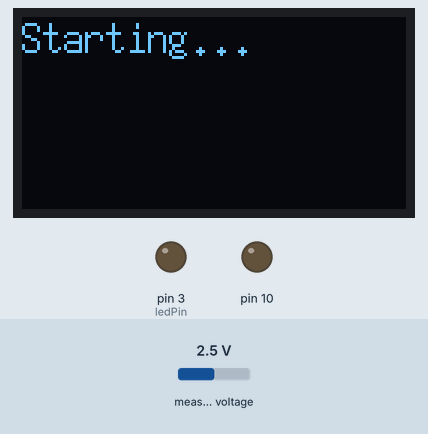
Bench run of a sketch on a simulated Arduino Uno, built with avr-gcc and run on an emulated ATmega328P. Shown: 128×64 one-colour display, output pins drawn as LEDs (lit = HIGH). The inputs (shaded band) are chosen by the test bench; at power-on: measured voltage 2.5 V. Storage starts empty.

Above: at 1.2 s.
At 19.3 s:
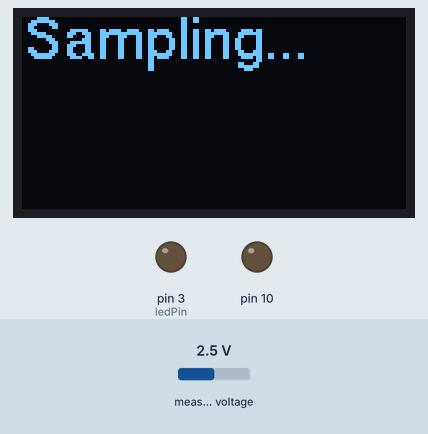
At 38.4 s:
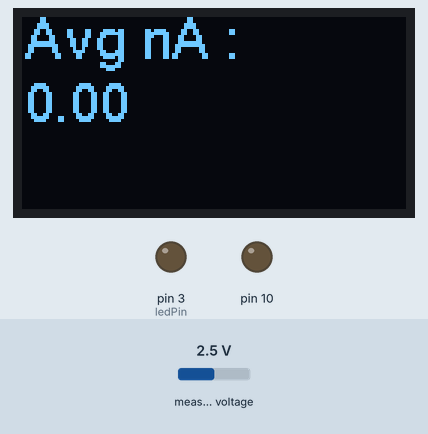
Timing chart, 0 to 39.9 s (numbered marks = the images above):
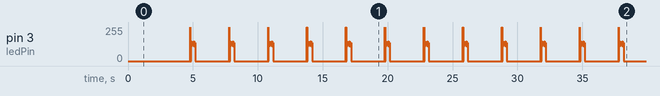

Measured:
- what the display in image 0 shows lasts 4.2 s, from 0.1 s to 4.3 s

The sketch:

main.ino
```cpp
#include <Wire.h>
#include <Adafruit_ADS1X15.h>
#include "U8glib.h"
#include "SPI.h"
#include "SD.h"

// === Display Setup ===
U8GLIB_SSD1306_128X64 u8g(U8G_I2C_OPT_NONE);

// === ADC ===
Adafruit_ADS1115 ads;

// === Sampling & LED ===
const int ledPin = 3;
volatile bool sampleNow = false;
volatile bool inSamplingWindow = false;

bool ledState = false;
unsigned long lastWindowStart = 0;
unsigned long interruptCount = 0;

// === Signal Processing ===
float lowSample = 0;
bool lowSampleReady = false;
const int MA_WINDOW = 8;
float maBuffer[MA_WINDOW];
int maIndex = 0;
int maCount = 0;
float filteredSum = 0;
int filteredCount = 0;
const int maxFiltered = 200;

// === SD Card Shield ===
File currents;
const int chipSelect = 4;

void setup() {
  pinMode(ledPin, OUTPUT);
  digitalWrite(ledPin, LOW);

   Serial.begin(115200); // Optional debug

// === Display Init ===
  u8g.firstPage();
  do {
    u8g.setColorIndex(1); // 1 for white text on black background
    u8g.setFont(u8g_font_7x14); // simple font
    u8g.drawStr(0,12,"Starting...");
  } while (u8g.nextPage());
  delay(1000);

  // === ADC Init ===
  ads.begin();
  ads.setGain(GAIN_ONE);
  ads.setDataRate(128);

  // === Timer2 for ~128Hz ===
  cli();
  TCCR2A = (1 << WGM21);
  TCCR2B = (1 << CS22); // 64 prescaler
  OCR2A = 249;          // ~128Hz
  TIMSK2 |= (1 << OCIE2A);
  sei();

  // === SD Card Shield Init ===
  pinMode(SS, OUTPUT);
  if (!SD.begin(SPI_HALF_SPEED, chipSelect)) {
    u8g.firstPage();
    do {
      u8g.setFont(u8g_font_7x14);
      u8g.setPrintPos(1, 12);
      u8g.print("SD initialization");
      u8g.setPrintPos(1, 24);
      u8g.print("failed");
    } while (u8g.nextPage());
    delay(10000);}

  currents = SD.open("currents.txt", FILE_WRITE);
  if (currents) {
    currents.println("Time (ms) Current (nA)");
    currents.close();
  } else {
    u8g.firstPage();
    do {
      u8g.setFont(u8g_font_7x14);
      u8g.setPrintPos(1, 12);
      u8g.print("error opening");
      u8g.setPrintPos(1, 24);
      u8g.print("currents.txt");
    } while (u8g.nextPage());
    delay(10000);}

  lastWindowStart = millis();
}

void loop() {
  unsigned long now = millis();

  // === Start Sampling Window ===
  if (!inSamplingWindow && (now - lastWindowStart >= 3000)) {
    inSamplingWindow = true;
    lastWindowStart = now;
    filteredSum = 0;
    filteredCount = 0;
    maIndex = 0;
    maCount = 0;
    lowSampleReady = false;
    u8g.firstPage();
    do {
    u8g.setPrintPos(1, 14);
    u8g.setFont(u8g_font_helvR14);
    u8g.print("Sampling...");
    } while (u8g.nextPage());
    delay(500);
  }

  // === End Sampling Window ===
  if (inSamplingWindow && (now - lastWindowStart >= 1000)) {
    inSamplingWindow = false;
    PORTD &= ~(1 << PORTD3);  // LED OFF
    ledState = false;

    if (filteredCount > 0) {
      //float avg = filteredSum / filteredCount; // voltage value
      float avg = (filteredSum / filteredCount)*10000;
      u8g.firstPage();
      do {
      u8g.setPrintPos(1, 14);
      u8g.setFont(u8g_font_helvR14);
      //u8g.println("Avg V : "); //print voltage value
      u8g.println("Avg nA : ");
      u8g.setPrintPos(1, 35);
      u8g.print(avg);
      } while (u8g.nextPage());
      currents = SD.open("currents.txt", FILE_WRITE);
      currents.print(now);
      currents.print(" ");
      currents.println(avg);
      currents.close();
    } else {

      u8g.firstPage();
      do {
        u8g.setPrintPos(1, 14);
        u8g.setFont(u8g_font_helvR14);
        u8g.print("No data");
      } while (u8g.nextPage());
    }
    delay(1000);
  }

  // === Sampling Logic ===
  if (sampleNow && inSamplingWindow) {
    sampleNow = false;

    ledState = !ledState;
    if (ledState)
      PORTD |= (1 << PORTD3);
    else
      PORTD &= ~(1 << PORTD3);

    int16_t adc = ads.readADC_SingleEnded(0);
    float voltage = calculateVoltage(adc);

    // Adjust gain only on HIGH state
    if (ledState) adjustGain(voltage);

    if (!ledState) {
      lowSample = voltage;
      lowSampleReady = true;
    } else if (lowSampleReady && filteredCount < maxFiltered) {
      float signal = abs(voltage - lowSample);
      lowSampleReady = false;

      maBuffer[maIndex] = signal;
      maIndex = (maIndex + 1) % MA_WINDOW;
      if (maCount < MA_WINDOW) maCount++;

      float maSum = 0;
      for (int i = 0; i < maCount; i++) maSum += maBuffer[i];
      float smoothed = maSum / maCount;

      filteredSum += smoothed;
      filteredCount++;
    }
  }
}

// === ISR: 128 Hz Sampling ===
ISR(TIMER2_COMPA_vect) {
  sampleNow = true;
  interruptCount++;
}

// === Gain Compensation Voltage Calculation ===
float calculateVoltage(int16_t adc) {
  switch (ads.getGain()) {
    case GAIN_SIXTEEN: return adc * 0.256 / 32768.0;
    case GAIN_EIGHT:   return adc * 0.512 / 32768.0;
    case GAIN_FOUR:    return adc * 1.024 / 32768.0;
    case GAIN_TWO:     return adc * 2.048 / 32768.0;
    case GAIN_ONE:     return adc * 4.096 / 32768.0;
    default:           return adc * 4.096 / 32768.0;
  }
}

// === Auto Gain Adjustment on HIGH Samples Only ===
void adjustGain(float voltage) {
  if (voltage < 0.2)
    ads.setGain(GAIN_SIXTEEN);
  else if (voltage < 1.0)
    ads.setGain(GAIN_FOUR);
  else if (voltage < 2.0)
    ads.setGain(GAIN_TWO);
  else
    ads.setGain(GAIN_ONE);
}
```
